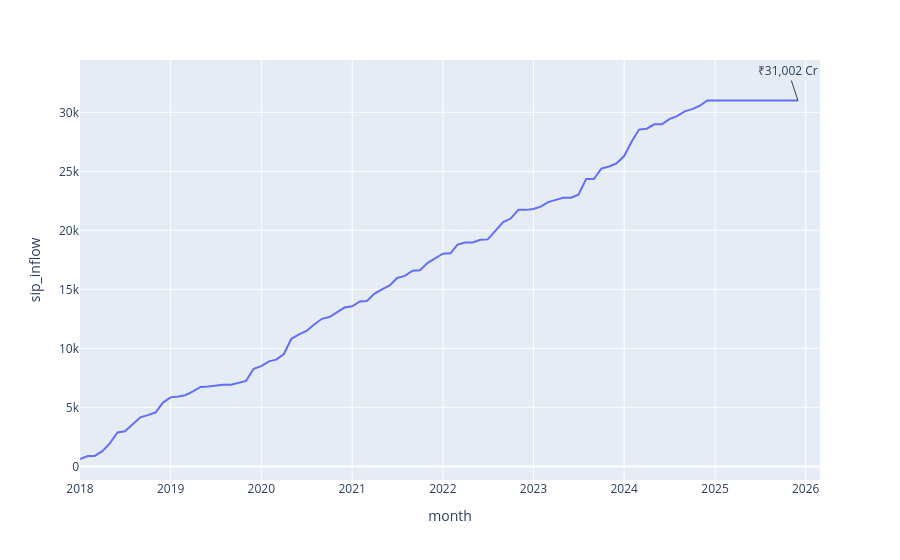

The code cell stored with this chart in its notebook:
### Code cell
# 3. Monthly SIP Trend
sip = pd.read_csv(
    "../data/processed/monthly_sip.csv",
    parse_dates=["month"]
)

fig = px.line(
    sip,
    x="month",
    y="sip_inflow"
)

fig.add_annotation(
    x="2025-12-01",
    y=31002,
    text="₹31,002 Cr"
)

# Save chart as static PNG image
fig.write_image("../reports/charts/sip_trend.png")

# Display the interactive plot
fig.show()
